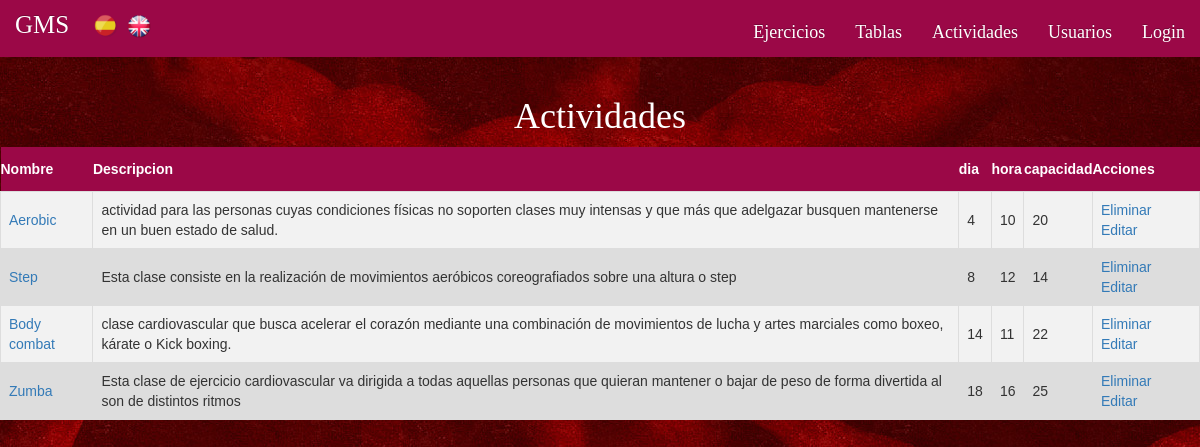
Page /index.php?controller=actividades&action=index on the committed database.
### tables this page shows
CREATE TABLE IF NOT EXISTS `Actividad` (
  `idactividad` INT NOT NULL AUTO_INCREMENT,
  `nombreactividad` VARCHAR(45) NULL,
  `descripcionactividad` VARCHAR(1000) NULL,
  `dia`INT NULL,
  `hora` INT NULL,
  `capacidad` INT NULL,
   PRIMARY KEY (`idactividad`));

### core/ViewManager.php (called while the page is built, shortened)
<?php
class ViewManager {
	private $variables = array();
	public function setVariable($varname, $value, $flash=false) {
		$this->variables[$varname] = $value;
	}
	public function getVariable($varname, $default=NULL) {
		if (!isset($this->variables[$varname])) {
			return $default;
		}
		return $this->variables[$varname];
	}
	public function render($controller, $viewname) {
		include(__DIR__."/../view/$controller/$viewname.php");
	}
	private static $viewmanager_singleton = NULL;
	public static function getInstance() {
		if (self::$viewmanager_singleton == null) {
			self::$viewmanager_singleton = new ViewManager();
		}
		return self::$viewmanager_singleton;
	}
}

### controller/ActividadesController.php (called while the page is built, shortened)
<?php
require_once(__DIR__."/../model/Actividad.php");
require_once(__DIR__."/../model/ActividadMapper.php");
require_once(__DIR__."/../core/ViewManager.php");
class ActividadesController extends BaseController {
	private $actividadMapper;
	public function __construct() {
		$this->actividadMapper = new ActividadMapper();
	}
	public function index() {
		$actividades = $this->actividadMapper->findAll();
		$this->view->setVariable("actividades", $actividades);
		$this->view->render("actividades", "index");
	}
}
	?>

### index.php (called while the page is built, shortened)
<?php
function run() {
	try {
		$controller = loadController($_GET["controller"]);
		$actionName = $_GET["action"];
		$controller->$actionName();
	} catch(Exception $ex) {
		die("An exception occured!!!!!".$ex->getMessage());
	}
}
function loadController($controllerName) {
	return new $controllerClassName();
}
run();
?>

### view/messages/messages_es.php (called while the page is built)
<?php
$i18n_messages = array()
?>

### core/I18n.php (called while the page is built, shortened)
<?php
class I18n {
	private $messages;
	public function setLanguage($language) {
		$this->messages = $i18n_messages;
	}
	public function i18n($key) {
		if (isset($this->messages[$key])){
			return $this->messages[$key];
		}else{
			return $key;
		}
	}
	private static $i18n_singleton = null;
	public static function getInstance() {
		if (self::$i18n_singleton == NULL) {
			self::$i18n_singleton = new I18n();
		}
		return self::$i18n_singleton;
	}
}
function i18n($key) {
	return I18n::getInstance()->i18n($key);
}

### model/Actividad.php (called while the page is built, shortened)
<?php
class Actividad {
    private $idactividad;
    private $nombreactividad;
    private $descripcionactividad;
    private $dia;
    private $hora;
    private $capacidad;
    public function __construct($idactividad="" , $nombreactividad="", $descripcionactividad="" , $dia="" , $hora="",
		$capacidad="") {
		$this->idactividad = $idactividad;
        $this->nombreactividad = $nombreactividad;
        $this->descripcionactividad = $descripcionactividad;
        $this->dia = $dia;
        $this->hora = $hora;
        $this->capacidad = $capacidad;
    }
	public function getidactividad (){
        return $this->idactividad;
    }
	public function getnombreactividad (){
        return $this ->nombreactividad;
    }
    public function getdescripcionactividad (){
        return $this ->descripcionactividad;
    }
	public function getdia (){
        return $this ->dia;
    }
    public function gethora (){
        return $this ->hora;
    }
    public function getcapacidad (){
        return $this ->capacidad;
    }
}
?>

### model/ActividadMapper.php (called while the page is built, shortened)
<?php
require_once(__DIR__."/../core/PDOConnection.php");
require_once(__DIR__."/../model/Actividad.php");
class ActividadMapper {
	private $db;
	public function __construct() {
		$this->db = PDOConnection::getInstance();
	}
	public function findAll() {
		$stmt = $this->db->query("SELECT * FROM actividad");
		$actividad_db = $stmt->fetchAll(PDO::FETCH_ASSOC);
		$actividades = array();
		foreach ($actividad_db as $actividad) {
			array_push($actividades, new Actividad($actividad["idactividad"],$actividad["nombreactividad"], $actividad["descripcionactividad"], $actividad["dia"],$actividad["hora"], $actividad["capacidad"]));
		}
		return $actividades;
	}
	}

### core/PDOConnection.php (called while the page is built)
<?php
class PDOConnection {
	private static $dbhost = "127.0.0.1";
	private static $dbname = "gymgms";
	private static $dbuser = "gymuser";
	private static $dbpass = "gympass";
	private static $db_singleton = null;
	public static function getInstance() {
		if (self::$db_singleton == null) {
			self::$db_singleton = new PDO(
			"mysql:host=".self::$dbhost.";dbname=".self::$dbname.";charset=utf8",
			self::$dbuser,
			self::$dbpass,
			array(
				PDO::ATTR_EMULATE_PREPARES => false,
				PDO::ATTR_ERRMODE => PDO::ERRMODE_EXCEPTION
			)
		);
	}
	return self::$db_singleton;
}
}
?>

### view/actividades/index.php (the view, shortened to what this page needs)
<?php
require_once(__DIR__."/../../core/ViewManager.php");
$view = ViewManager::getInstance();
$actividades = $view->getVariable("actividades");
?><h1><?=i18n("Actividades")?></h1>
<table class= 'tablas'>
	<tr>
		<th><?= i18n("Nombre")?></th><th><?= i18n("Descripcion")?></th><th><?= i18n("dia")?></th><th><?= i18n("hora")?></th><th><?= i18n("capacidad")?></th><th><?= i18n("Acciones")?></th>
	</tr>
	<?php foreach ($actividades as $actividad): ?>
		<tr>
			<td>
				<a href="index.php?controller=actividades&amp;action=view&amp;idactividad=<?= $actividad->getidactividad() ?>"><?= htmlentities($actividad->getnombreactividad()) ?></a>
			</td>
			<td>
				<?= $actividad->getdescripcionactividad() ?>
			</td>
			<td>
				<?= $actividad->getdia() ?>
			</td>
			<td>
				<?= $actividad->gethora() ?>
			</td>
			<td>
				<?= $actividad->getcapacidad() ?>
			</td>
			<td>
				<form
				method="POST"
				action="index.php?controller=actividades&amp;action=delete"
				id="delete_actividad_<?= $actividad->getidactividad(); ?>"
				style="display: inline"
				>
				<a href="#"
				onclick="
				if (confirm('<?= i18n("estas seguro?")?>')) {
					document.getElementById('delete_actividad_<?= $actividad->getidactividad() ?>').submit()
				}"
				><?= i18n("Eliminar") ?></a>
			</form>
			<a href="index.php?controller=actividades&amp;action=edit&amp;idactividad=<?= $actividad->getidactividad() ?>"><?= i18n("Editar") ?></a>
	</td>
</tr>
<?php endforeach; ?>
</table>

### css/style.css (style rules this page uses)
body, header { font-family: 'Raleway'; overflow: auto; }
.body-index { background-image: url("fondorojo.jpg"); background-position: top center; background-repeat: no-repeat; }
h1, h3 { color: white; text-align: center; }
.tablas { font-family: "Trebuchet MS", Arial, Helvetica, sans-serif; border-collapse: collapse; width: 100%; }
.tablas td, #tablas th { border: 1px solid #ddd; padding: 8px; }
.tablas tr:nth-child(even) { background-color: #f2f2f2; }
.tablas tr { background-color: #ddd; }
.tablas th { padding-top: 12px; padding-bottom: 12px; text-align: left; background-color: #9B0847; color: white; }

### rows in the picture
actividad: nombreactividad "Aerobic", descripcionactividad "actividad para las personas cuyas condiciones físicas no soporten clases muy intensas y que más que adelgazar busquen mantenerse en un buen estado de salud.", dia "4", hora "10", capacidad "20"
actividad: nombreactividad "Step", descripcionactividad "Esta clase consiste en la realización de movimientos aeróbicos coreografiados sobre una altura o step", dia "8", hora "12", capacidad "14"
actividad: nombreactividad "Body combat", descripcionactividad "clase cardiovascular que busca acelerar el corazón mediante una combinación de movimientos de lucha y artes marciales como boxeo, kárate o Kick boxing.", dia "14", hora "11", capacidad "22"
actividad: nombreactividad "Zumba", descripcionactividad "Esta clase de ejercicio cardiovascular va dirigida a todas aquellas personas que quieran mantener o bajar de peso de forma divertida al son de distintos ritmos", dia "18", hora "16", capacidad "25"

### other values in the picture
i18n("Ejercicios") "Ejercicios"
i18n("Tablas") "Tablas"
i18n("Actividades") "Actividades"
i18n("Usuarios") "Usuarios"
i18n("Login") "Login"
i18n("Nombre") "Nombre"
i18n("Descripcion") "Descripcion"
i18n("dia") "dia"
i18n("hora") "hora"
i18n("capacidad") "capacidad"
i18n("Acciones") "Acciones"
